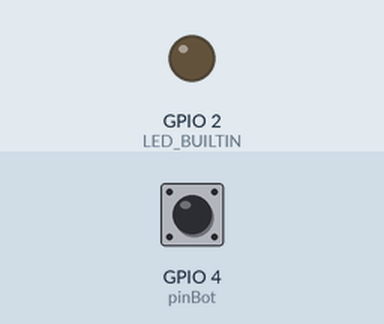
This program was run on a simulated ESP32. Shown: output pins drawn as LEDs (lit = HIGH). The inputs (shaded band) are chosen by the test bench; at power-on: GPIO 4 (pinBot) HIGH. WiFi joins after 1.5 s; servers stay silent unless stated; what the program prints to the serial monitor is not drawn.

Above: at 3.3 s.
3.4 s: GPIO 4 (pinBot) pulled LOW for 0.15 s
At 4.5 s:
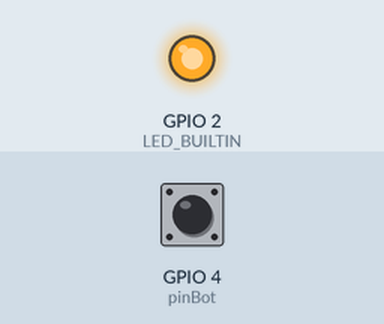
5.0 s: GPIO 4 (pinBot) pulled LOW for 1 s
At 5.6 s:
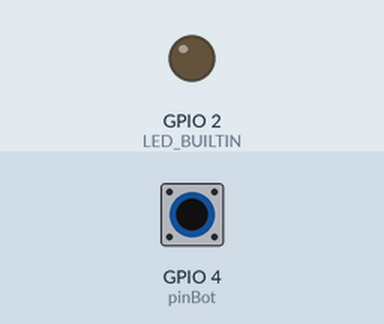
7.5 s: GPIO 4 (pinBot) pulled LOW for 3.2 s
At 8.8 s:
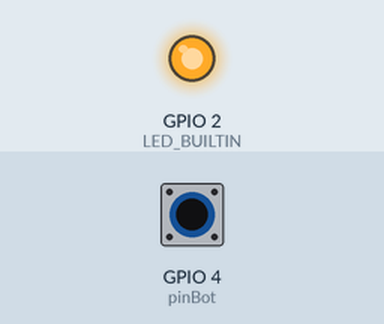
Timing chart, 0 to 10.5 s (numbered marks = the images above; inputs shaded):
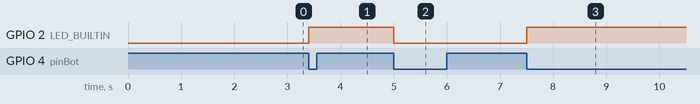

The program:

main.cpp
```cpp
#include <Arduino.h>
#include <WiFi.h>
#include <ESPAsyncWebServer.h>
#include <ESPmDNS.h>

const char* ssid = "VIVOFIBRA-9501";
const char* password = "rgw7ucm3GT";

AsyncWebServer server(80);

#define pinBot 4
bool ledState, flag;

void notFound(AsyncWebServerRequest *request) {
    request->send(404, "text/plain", "Not found");
}

void setup() {
  pinMode(pinBot, INPUT_PULLUP);
  pinMode(LED_BUILTIN, OUTPUT);
  Serial.begin(115200);

  WiFi.begin(ssid, password);
  while (WiFi.status() != WL_CONNECTED) {
    delay(1000);
    Serial.print(".");
  }

  Serial.println("\nConnected to WiFi");
  IPAddress ip(192, 168, 15, 123);
  IPAddress gateway(192, 168, 15, 1);
  IPAddress subnet(255, 255, 255, 0);
  IPAddress dns(8, 8, 8, 8);
  WiFi.config(ip, gateway, subnet, dns);

  if(!MDNS.begin("esp32")) {
     Serial.println("Error starting mDNS");
     return;
  }

  int chipId;
  for(int i=0; i<17; i=i+8) {
	  chipId |= ((ESP.getEfuseMac() >> (40 - i)) & 0xff) << i;
	}
	Serial.printf("ESP32 Chip model = %s Rev %d\n", ESP.getChipModel(), ESP.getChipRevision());
	Serial.printf("This chip has %d cores\n", ESP.getChipCores());
  Serial.print("Chip ID: "); Serial.println(chipId);

  Serial.println(WiFi.getHostname());
  Serial.println(WiFi.localIP());
  Serial.println(WiFi.macAddress());
  Serial.println(WiFi.getStatusBits());
  Serial.println(WiFi.getTxPower());
  delay(100);

  server.on("/", HTTP_GET, [](AsyncWebServerRequest *request){

    String m = "Hello, ESP32 API! \nTxPower: ";
    m += String(WiFi.getTxPower());
    m += "\nStatusBits: ";
    m += String(WiFi.getStatusBits());

    request->send(200, "text/plain", m);
  });

  server.on("/api/sensor", HTTP_GET, [](AsyncWebServerRequest *request){
    // Lógica para retornar dados da API GET
    String response = "{\"sensor\":\"ESP32 Sensor\",\"value\":"+String(millis())+"42}";
    request->send(200, "application/json", response);
  });

  server.on("/api/post", HTTP_POST, [](AsyncWebServerRequest *request){
    int paramsNr = request->params();

    if(request->hasParam("led")){
      if(request->getParam("led")->value() == "1") ledState = true;
      else ledState = false;
    }

    for(int i=0;i<paramsNr;i++){

        // AsyncWebParameter* p = request->getParam(i);
        Serial.print("name: ");
        Serial.print(request->getParam(i)->name());
        Serial.print(" value: ");
        Serial.println(request->getParam(i)->value());
        Serial.println("------");
    }

    request->send(200, "text/plain", "message received");
  });

  server.on("/light", HTTP_GET, [] (AsyncWebServerRequest *request) {

      String message;
      if (request->hasParam("led")) {
          message = request->getParam("led")->value();
          message == "1" ? ledState = true : ledState = false;
      } else {
          message = "No message sent";
      }
      //Serial.println(message);
      request->send(200, "text/plain", "Led Status: " + message);
  });


  server.onNotFound(notFound);
  server.begin();
}

void loop() {
  bool botFlag = !digitalRead(pinBot);

  if(botFlag){

    if(!flag){
      flag = true;
      ledState = !ledState;
    }

  }else flag = false;

  digitalWrite(LED_BUILTIN, ledState);
  delay(5);
}
```

Measured:
- after the input at 3.4 s, GPIO 2 (LED_BUILTIN): LOW → HIGH at once
- after the input at 5.0 s, GPIO 2 (LED_BUILTIN): HIGH → LOW at once
- after the input at 7.5 s, GPIO 2 (LED_BUILTIN): LOW → HIGH at once
